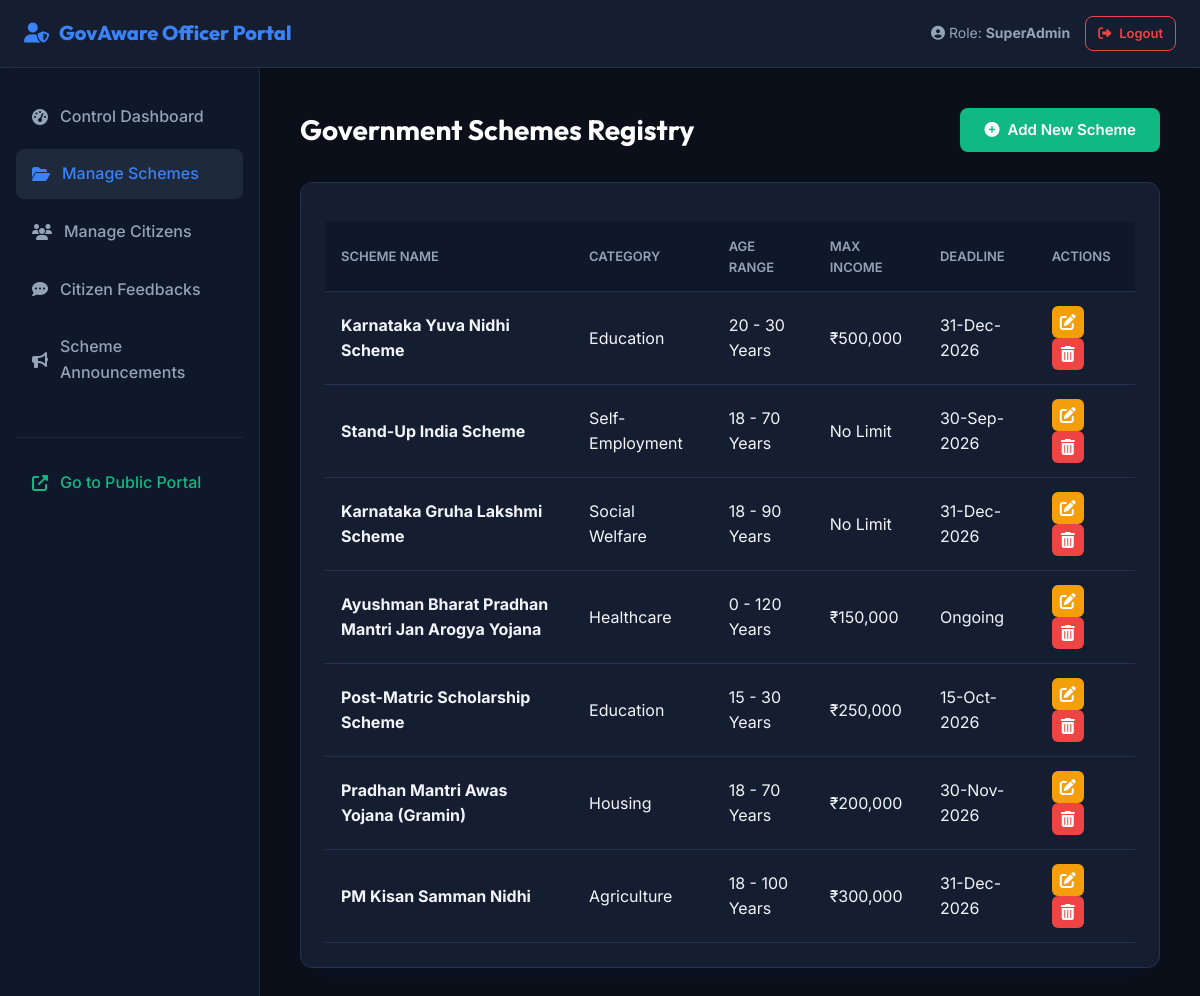
The page /admin/schemes.php (signed in) on the database its author committed.
### tables this page shows
CREATE TABLE IF NOT EXISTS `schemes` (
    `id` INT AUTO_INCREMENT PRIMARY KEY,
    `name` VARCHAR(255) NOT NULL,
    `category` VARCHAR(100) NOT NULL,
    `state` VARCHAR(100) NOT NULL DEFAULT 'All',  
    `description` TEXT NOT NULL,
    `benefits` TEXT NOT NULL,
    `min_age` INT DEFAULT 0,
    `max_age` INT DEFAULT 120,
    `gender_eligibility` ENUM('All', 'Male', 'Female', 'Other') DEFAULT 'All',
    `max_income` DECIMAL(12, 2) DEFAULT 99999999.00,
    `allowed_occupations` TEXT,  
    `allowed_education` TEXT,  
    `docs_required` TEXT NOT NULL,
    `deadline` DATE DEFAULT NULL,
    `official_link` VARCHAR(255) DEFAULT '#',
    `created_at` TIMESTAMP DEFAULT CURRENT_TIMESTAMP
);

### admin/schemes.php (the view, shortened to what this page needs)
<?php
require_once __DIR__ . '/../includes/db.php';
$action = isset($_GET['action']) ? trim($_GET['action']) : 'list';
try {
    $stmt = $pdo->query("SELECT * FROM schemes ORDER BY id DESC");
    $all_schemes = $stmt->fetchAll();
} catch (Exception $e) {
    $all_schemes = [];
}
?>
<!DOCTYPE html>
<html lang="en">
<head>
    <link rel="stylesheet" href="/smart-gov-portal/assets/css/style.css">
    <link rel="stylesheet" href="/smart-gov-portal/assets/css/admin.css">
    <link rel="stylesheet" href="https://cdnjs.cloudflare.com/ajax/libs/font-awesome/6.4.0/css/all.min.css">
</head>
<body class="admin-body">
    <header class="admin-header">
        <div class="admin-brand">
            <i class="fas fa-user-shield"></i> GovAware Officer Portal
        </div>
        <div style="display: flex; align-items: center; gap: 15px;">
            <span style="font-size: 14px; color: #94a3b8;"><i class="fas fa-user-circle"></i> Role: <strong><?php echo htmlspecialchars($_SESSION['admin_role']); ?></strong></span>
            <a href="/smart-gov-portal/logout.php" class="btn btn-outline" style="border-color:#ef4444; color:#ef4444 !important; padding:6px 12px; font-size:13px;"><i class="fas fa-sign-out-alt"></i> Logout</a>
        </div>
    </header>
    <div class="admin-layout">
        <aside class="admin-sidebar">
            <ul class="admin-menu">
                <li><a href="index.php"><i class="fas fa-tachometer-alt"></i> Control Dashboard</a></li>
                <li><a href="schemes.php" class="active"><i class="fas fa-folder-open"></i> Manage Schemes</a></li>
                <li><a href="users.php"><i class="fas fa-users"></i> Manage Citizens</a></li>
                <li><a href="feedback.php"><i class="fas fa-comment-dots"></i> Citizen Feedbacks</a></li>
                <li><a href="notifications.php"><i class="fas fa-bullhorn"></i> Scheme Announcements</a></li>
                <li style="margin-top: 40px; border-top: 1px solid #1e293b; padding-top: 20px;">
                    <a href="/smart-gov-portal/index.php" target="_blank" style="color: #10b981;"><i class="fas fa-external-link-alt"></i> Go to Public Portal</a>
                </li>
            </ul>
        </aside>
        <main class="admin-main">
            <?php if ($action === 'list'): ?>
                <div style="display:flex; justify-content:space-between; align-items:center; margin-bottom: 30px;">
                    <h1 style="color:white; font-size: 28px;">Government Schemes Registry</h1>
                    <a href="schemes.php?action=add" class="btn btn-secondary"><i class="fas fa-plus-circle"></i> Add New Scheme</a>
                </div>
                <div class="admin-card">
                    <div style="overflow-x: auto;">
                        <table class="admin-table">
                        <thead>
                            <tr>
                                <th>Scheme Name</th>
                                <th>Category</th>
                                <th>Age Range</th>
                                <th>Max Income</th>
                                <th>Deadline</th>
                                <th>Actions</th>
                            </tr>
                        </thead>
                        <tbody>
                            <?php if (empty($all_schemes)): ?>
                                <tr>
                                    <td colspan="6" style="text-align: center; color: #94a3b8; padding: 40px;">No schemes registered in system database.</td>
                                </tr>
                            <?php else: ?>
                                <?php foreach ($all_schemes as $sch): ?>
                                    <tr>
                                        <td>
                                            <strong><?php echo htmlspecialchars($sch['name']); ?></strong>
                                        </td>
                                        <td><?php echo htmlspecialchars($sch['category']); ?></td>
                                        <td><?php echo $sch['min_age'] . ' - ' . $sch['max_age']; ?> Years</td>
                                        <td><?php echo $sch['max_income'] > 5000000 ? 'No Limit' : '₹' . number_format($sch['max_income']); ?></td>
                                        <td><?php echo $sch['deadline'] ? date('d-M-Y', strtotime($sch['deadline'])) : 'Ongoing'; ?></td>
                                        <td>
                                            <a href="schemes.php?action=edit&id=<?php echo $sch['id']; ?>" class="admin-action-btn btn-edit" title="Edit Scheme"><i class="fas fa-edit"></i></a>
                                            <a href="schemes.php?action=delete&id=<?php echo $sch['id']; ?>" class="admin-action-btn btn-delete" title="Delete Scheme" onclick="return confirm('Are you sure you want to permanently delete this scheme?')"><i class="fas fa-trash-alt"></i></a>
                                        </td>
                                    </tr>
                                <?php endforeach; ?>
                            <?php endif; ?>
                        </tbody>
                    </table>
                    </div>
                </div>
            <?php endif; ?>
        </main>
    </div>
</body>
</html>

### assets/css/style.css (style rules this page uses)
:root { --primary: #0F52BA; --primary-light: #2b74e2; --primary-dark: #072F6B; --secondary: #10B981; --secondary-dark: #047857; --accent: #F59E0B; --background: #F8FAFC; --surface: #FFFFFF; --text: #1E293B; --text-muted: #64748B; --border: #E2E8F0; --shadow: 0 10px 30px -10px rgba(15, 82, 186, 0.1); --shadow-hover: 0 20px 40px -15px rgba(15, 82, 186, 0.2); --radius-sm: 8px; --radius-md: 12px; --radius-lg: 20px; --transition: all 0.3s cubic-bezier(0.4, 0, 0.2, 1); --font-heading: 'Outfit', 'Inter', sans-serif; --font-body: 'Inter', sans-serif; }
* { margin: 0; padding: 0; box-sizing: border-box; }
body { font-family: var(--font-body); background-color: var(--background); color: var(--text); line-height: 1.6; overflow-x: clip; transition: var(--transition); }
h1, h2, h3, h4, h5, h6 { font-family: var(--font-heading); font-weight: 700; line-height: 1.2; }
a { text-decoration: none; color: var(--primary); transition: var(--transition); }
header { background-color: var(--surface); border-bottom: 1px solid var(--border); position: sticky; top: 0; left: 0; right: 0; width: 100%; z-index: 1000; transition: var(--transition); box-shadow: 0 4px 6px -1px rgba(0,0,0,0.05); }
.btn { display: inline-flex; align-items: center; justify-content: center; gap: 8px; padding: 10px 24px; border-radius: var(--radius-sm); font-weight: 600; font-size: 15px; cursor: pointer; border: none; transition: var(--transition); }
.btn-secondary { background-color: var(--secondary); color: white !important; }
.btn-outline { background-color: transparent; border: 1px solid var(--border); color: var(--text) !important; }
.admin-card, .dashboard-card { background-color: var(--surface); border: 1px solid var(--border); border-radius: var(--radius-md); padding: 24px; margin-bottom: 30px; box-shadow: var(--shadow); transition: var(--transition); }

### assets/css/admin.css (style rules this page uses)
.admin-body { background-color: #0b0f19; color: #f1f5f9; }
.admin-header { background-color: #151d30; border-bottom: 1px solid #24324f; padding: 16px 24px; display: flex; justify-content: space-between; align-items: center; }
.admin-brand { font-family: var(--font-heading); font-size: 20px; font-weight: 800; color: #3b82f6; display: flex; align-items: center; gap: 10px; }
.admin-layout { display: grid; grid-template-columns: 260px 1fr; min-height: calc(100vh - 70px); }
.admin-sidebar { background-color: #0f172a; border-right: 1px solid #1e293b; padding: 24px 16px; }
.admin-menu { list-style: none; }
.admin-menu li { margin-bottom: 8px; }
.admin-menu a { display: flex; align-items: center; gap: 12px; padding: 12px 16px; border-radius: 8px; color: #94a3b8; font-weight: 500; transition: var(--transition); }
.admin-menu a:hover, .admin-menu a.active { background-color: #1e293b; color: #3b82f6; }
.admin-main { padding: 40px; background-color: #0b0f19; overflow-y: auto; }
.admin-card { background-color: #151d30; border: 1px solid #24324f; border-radius: 12px; padding: 24px; margin-bottom: 30px; }
.admin-table { width: 100%; border-collapse: collapse; margin-top: 15px; color: #f1f5f9; }
.admin-table th, .admin-table td { padding: 14px 16px; border-bottom: 1px solid #24324f; text-align: left; }
.admin-table th { background-color: #0f172a; color: #94a3b8; font-weight: 600; font-size: 13px; text-transform: uppercase; }
.admin-action-btn { display: inline-flex; align-items: center; justify-content: center; width: 32px; height: 32px; border-radius: 6px; border: none; cursor: pointer; color: white; transition: var(--transition); margin-right: 6px; }
.btn-edit { background-color: #f59e0b; }
.btn-delete { background-color: #ef4444; }

### rows shown on the page
schemes: name "Karnataka Yuva Nidhi Scheme", category "Education", min_age "20", max_age "30", max_income "500,000", deadline "31-Dec-2026"
schemes: name "Stand-Up India Scheme", category "Self-Employment", min_age "18", max_age "70", max_income "No Limit", deadline "30-Sep-2026"
schemes: name "Karnataka Gruha Lakshmi Scheme", category "Social Welfare", min_age "18", max_age "90", max_income "No Limit", deadline "31-Dec-2026"
schemes: name "Ayushman Bharat Pradhan Mantri Jan Arogya Yojana", category "Healthcare", min_age "0", max_age "120", max_income "150,000", shows "Ongoing"
schemes: name "Post-Matric Scholarship Scheme", category "Education", min_age "15", max_age "30", max_income "250,000", deadline "15-Oct-2026"
schemes: name "Pradhan Mantri Awas Yojana (Gramin)", category "Housing", min_age "18", max_age "70", max_income "200,000", deadline "30-Nov-2026"
schemes: name "PM Kisan Samman Nidhi", category "Agriculture", min_age "18", max_age "100", max_income "300,000", deadline "31-Dec-2026"

### other values the page prints
$_SESSION['admin_role'] "SuperAdmin"
